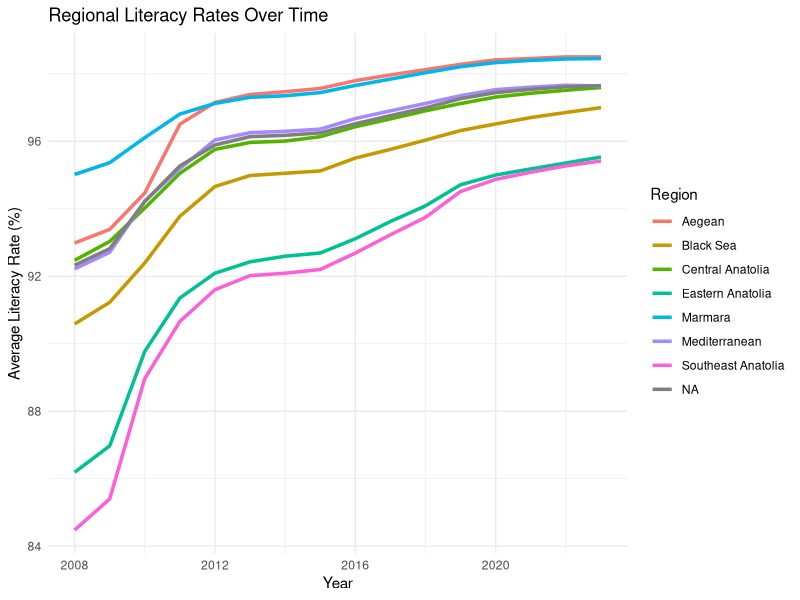
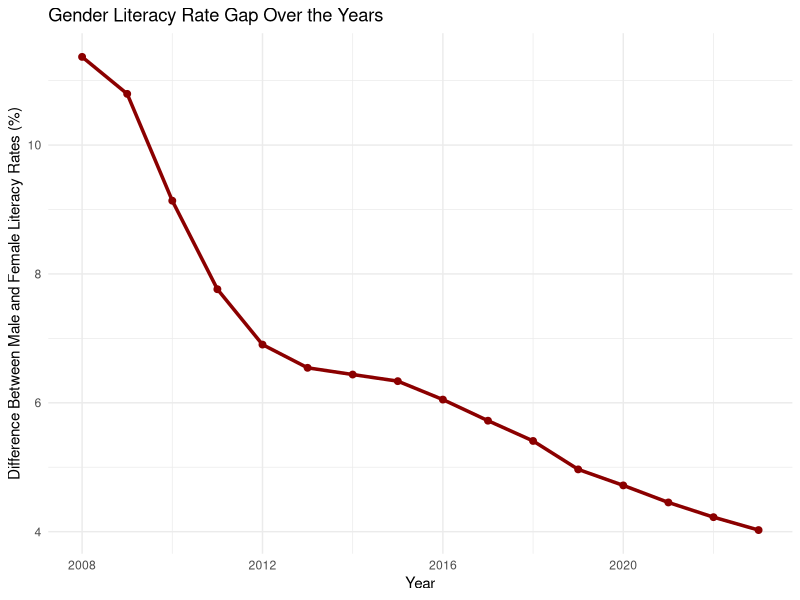
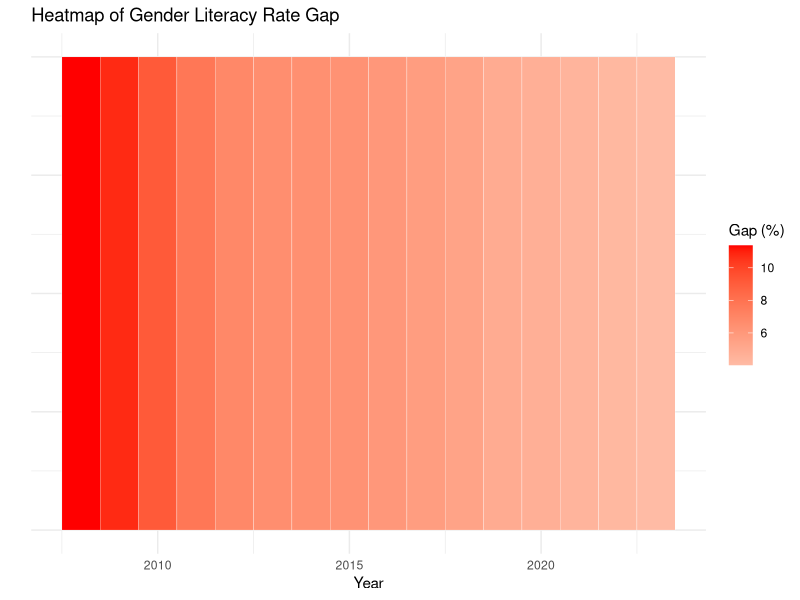

Recreate these plots in R, in order.
## ---- chunk 1
#| code-fold: true
#| code-summary: "Show the code"
library(dplyr)

#calling the data
data <- readxl::read_excel("EMU430-DATA.xls")

#creating 'REGIONS' column
{
  regions <- data.frame(
    Province_code = 1:81
  )
  
  regions <- regions %>% 
    mutate(regions = case_when(
      Province_code %in% c(1,7,15,31,32,33,46,80) ~ "Mediterranean",
      Province_code %in% c(2,21,27,47,56,63,72,73,79) ~ "Southeast Anatolia",
      Province_code %in% c(3,9,20,35,43,45,48,64) ~ "Aegean",
      Province_code %in% c(4,12,13,23,24,25,30,36,44,49,62,65,75,76) ~ "Eastern Anatolia",
      Province_code %in% c(5,8,14,19,28,29,37,52,53,55,57,60,61,67,69,74,78,81) ~ "Black Sea",
      Province_code %in% c(6,18,26,38,40,42,50,51,58,66,68,70,71) ~ "Central Anatolia",
      Province_code %in% c(10,11,16,17,22,34,39,41,54,59,77) ~ "Marmara",
    ))
  
  data <- data %>%
    rename(Province_code = `Province code`)
  
  data <- data %>%
    left_join(regions)
}
## ---- chunk 2
#| code-fold: true
#| code-summary: "Show the code"
# Required Libraries
library(readxl)
library(ggplot2)
library(dplyr)

# Load the dataset
# Adjust the sheet name and path based on your actual dataset
data <- read_excel("EMU430-DATA.xls", sheet = 1)

# Data Cleaning and Transformation
# Assuming the columns include Year, Region, and General Literacy Rate
clean_data <- data %>%
  select(Year, Region, `General Population`, `General Illiterate Population`) %>%
  mutate(Literacy_Rate = 100 - (`General Illiterate Population` / `General Population`) * 100) %>%
  group_by(Year, Region) %>%
  summarize(Average_Literacy = mean(Literacy_Rate, na.rm = TRUE))

# Visualization: Regional Literacy Rates Over Time
ggplot(clean_data, aes(x = Year, y = Average_Literacy, color = Region)) +
  geom_line(size = 1.2) +
  labs(
    title = "Regional Literacy Rates Over Time",
    x = "Year",
    y = "Average Literacy Rate (%)",
    color = "Region"
  ) +
  theme_minimal()
## ---- chunk 3
#| code-fold: true
#| code-summary: "Show the code"
# Required Libraries
library(readxl)
library(ggplot2)
library(dplyr)

# Load the dataset
data <- read_excel("EMU430-DATA.xls", sheet = 1)

# Data Cleaning and Transformation
gender_data <- data %>%
  select(Year, `General Male Population`, `General Female Population`, `Male Illiterate Population`, `General Illiterate Population`) %>%
  mutate(
    Male_Literacy_Rate = 100 - (`Male Illiterate Population` / `General Male Population`) * 100,
    Female_Literacy_Rate = 100 - ((`General Illiterate Population` - `Male Illiterate Population`) / `General Female Population`) * 100,
    Literacy_Difference = Male_Literacy_Rate - Female_Literacy_Rate # Calculate the gender literacy gap
  ) %>%
  group_by(Year) %>%
  summarize(
    Avg_Literacy_Difference = mean(Literacy_Difference, na.rm = TRUE),
    .groups = "drop"
  )

# Visualization: Line Chart for Literacy Rate Gap
ggplot(gender_data, aes(x = Year, y = Avg_Literacy_Difference)) +
  geom_line(size = 1.2, color = "darkred") +
  geom_point(size = 2, color = "darkred") +
  labs(
    title = "Gender Literacy Rate Gap Over the Years",
    x = "Year",
    y = "Difference Between Male and Female Literacy Rates (%)"
  ) +
  theme_minimal()

## ---- chunk 4
# Required Libraries
library(readxl)
library(ggplot2)
library(dplyr)

# Load the dataset
data <- read_excel("EMU430-DATA.xls", sheet = 1)

# Data Transformation
gender_data <- data %>%
  mutate(
    Male_Literacy_Rate = 100 - (`Male Illiterate Population` / `General Male Population`) * 100,
    Female_Literacy_Rate = 100 - (`Female Illiterate Population` / `General Female Population`) * 100,
    Literacy_Rate_Gap = Male_Literacy_Rate - Female_Literacy_Rate # Calculate the gap
  ) %>%
  group_by(Year) %>%
  summarize(
    Avg_Literacy_Gap = mean(Literacy_Rate_Gap, na.rm = TRUE),
    .groups = "drop"
  )

# Visualization: Bar Plot for Gender Literacy Gap Over the Years
ggplot(gender_data, aes(x = Year, y = 1, fill = Avg_Literacy_Gap)) +
  geom_tile(color = "white") +
  scale_fill_gradient2(low = "blue", high = "red", midpoint = 0, name = "Gap (%)") +
  labs(
    title = "Heatmap of Gender Literacy Rate Gap",
    x = "Year",
    y = "",
    fill = "Gap (%)"
  ) +
  theme_minimal() +
  theme(axis.text.y = element_blank(), axis.ticks.y = element_blank())
## ---- chunk 5
colnames(data)
